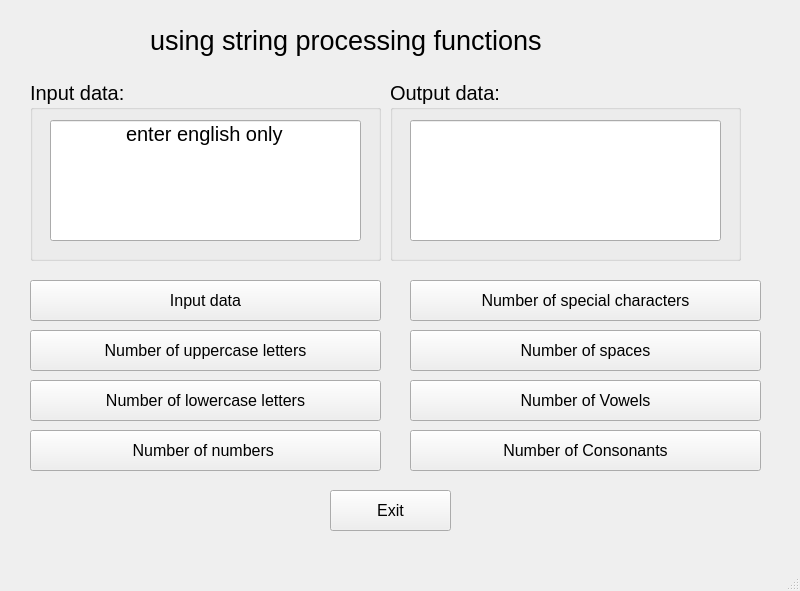
<?xml version="1.0" encoding="UTF-8"?>
<ui version="4.0">
 <class>MainWindow</class>
 <widget class="QMainWindow" name="MainWindow">
  <property name="geometry">
   <rect>
    <x>0</x>
    <y>0</y>
    <width>800</width>
    <height>591</height>
   </rect>
  </property>
  <property name="windowTitle">
   <string>MainWindow</string>
  </property>
  <widget class="QWidget" name="centralwidget">
   <widget class="QLabel" name="label">
    <property name="geometry">
     <rect>
      <x>150</x>
      <y>20</y>
      <width>491</width>
      <height>41</height>
     </rect>
    </property>
    <property name="font">
     <font>
      <pointsize>20</pointsize>
     </font>
    </property>
    <property name="text">
     <string>using string processing functions</string>
    </property>
   </widget>
   <widget class="QGroupBox" name="groupBox">
    <property name="geometry">
     <rect>
      <x>30</x>
      <y>80</y>
      <width>351</width>
      <height>181</height>
     </rect>
    </property>
    <property name="font">
     <font>
      <pointsize>15</pointsize>
     </font>
    </property>
    <property name="title">
     <string>Input data:</string>
    </property>
    <widget class="QLineEdit" name="lineEditInput">
     <property name="geometry">
      <rect>
       <x>20</x>
       <y>40</y>
       <width>311</width>
       <height>121</height>
      </rect>
     </property>
     <property name="layoutDirection">
      <enum>Qt::LeftToRight</enum>
     </property>
     <property name="text">
      <string>enter english only</string>
     </property>
     <property name="alignment">
      <set>Qt::AlignHCenter|Qt::AlignTop</set>
     </property>
    </widget>
   </widget>
   <widget class="QGroupBox" name="groupBox_2">
    <property name="geometry">
     <rect>
      <x>390</x>
      <y>80</y>
      <width>351</width>
      <height>181</height>
     </rect>
    </property>
    <property name="font">
     <font>
      <pointsize>15</pointsize>
     </font>
    </property>
    <property name="title">
     <string>Output data:</string>
    </property>
    <widget class="QLineEdit" name="lineEditOutput">
     <property name="geometry">
      <rect>
       <x>20</x>
       <y>40</y>
       <width>311</width>
       <height>121</height>
      </rect>
     </property>
     <property name="text">
      <string/>
     </property>
     <property name="alignment">
      <set>Qt::AlignHCenter|Qt::AlignTop</set>
     </property>
    </widget>
   </widget>
   <widget class="QPushButton" name="pushButtonInputData">
    <property name="geometry">
     <rect>
      <x>30</x>
      <y>280</y>
      <width>351</width>
      <height>41</height>
     </rect>
    </property>
    <property name="font">
     <font>
      <pointsize>12</pointsize>
     </font>
    </property>
    <property name="text">
     <string>Input data</string>
    </property>
   </widget>
   <widget class="QPushButton" name="pushButtonExit">
    <property name="geometry">
     <rect>
      <x>330</x>
      <y>490</y>
      <width>121</width>
      <height>41</height>
     </rect>
    </property>
    <property name="font">
     <font>
      <pointsize>12</pointsize>
     </font>
    </property>
    <property name="text">
     <string>Exit</string>
    </property>
   </widget>
   <widget class="QPushButton" name="pushButtonUppercase">
    <property name="geometry">
     <rect>
      <x>30</x>
      <y>330</y>
      <width>351</width>
      <height>41</height>
     </rect>
    </property>
    <property name="font">
     <font>
      <pointsize>12</pointsize>
     </font>
    </property>
    <property name="text">
     <string>Number of uppercase letters</string>
    </property>
   </widget>
   <widget class="QPushButton" name="pushButtonLowercase">
    <property name="geometry">
     <rect>
      <x>30</x>
      <y>380</y>
      <width>351</width>
      <height>41</height>
     </rect>
    </property>
    <property name="font">
     <font>
      <pointsize>12</pointsize>
     </font>
    </property>
    <property name="text">
     <string>Number of lowercase letters</string>
    </property>
   </widget>
   <widget class="QPushButton" name="pushButtonNumbers">
    <property name="geometry">
     <rect>
      <x>30</x>
      <y>430</y>
      <width>351</width>
      <height>41</height>
     </rect>
    </property>
    <property name="font">
     <font>
      <pointsize>12</pointsize>
     </font>
    </property>
    <property name="text">
     <string>Number of numbers </string>
    </property>
   </widget>
   <widget class="QPushButton" name="pushButtonSpecialCharacters">
    <property name="geometry">
     <rect>
      <x>410</x>
      <y>280</y>
      <width>351</width>
      <height>41</height>
     </rect>
    </property>
    <property name="font">
     <font>
      <pointsize>12</pointsize>
     </font>
    </property>
    <property name="text">
     <string>Number of special characters</string>
    </property>
   </widget>
   <widget class="QPushButton" name="pushButtonSpaces">
    <property name="geometry">
     <rect>
      <x>410</x>
      <y>330</y>
      <width>351</width>
      <height>41</height>
     </rect>
    </property>
    <property name="font">
     <font>
      <pointsize>12</pointsize>
     </font>
    </property>
    <property name="text">
     <string>Number of spaces</string>
    </property>
   </widget>
   <widget class="QPushButton" name="pushButtonVowels">
    <property name="geometry">
     <rect>
      <x>410</x>
      <y>380</y>
      <width>351</width>
      <height>41</height>
     </rect>
    </property>
    <property name="font">
     <font>
      <pointsize>12</pointsize>
     </font>
    </property>
    <property name="text">
     <string>Number of Vowels</string>
    </property>
   </widget>
   <widget class="QPushButton" name="pushButtonConsonants">
    <property name="geometry">
     <rect>
      <x>410</x>
      <y>430</y>
      <width>351</width>
      <height>41</height>
     </rect>
    </property>
    <property name="font">
     <font>
      <pointsize>12</pointsize>
     </font>
    </property>
    <property name="text">
     <string>Number of Consonants</string>
    </property>
   </widget>
  </widget>
  <widget class="QMenuBar" name="menubar">
   <property name="geometry">
    <rect>
     <x>0</x>
     <y>0</y>
     <width>800</width>
     <height>26</height>
    </rect>
   </property>
  </widget>
  <widget class="QStatusBar" name="statusbar"/>
 </widget>
 <resources/>
 <connections>
  <connection>
   <sender>pushButtonExit</sender>
   <signal>clicked()</signal>
   <receiver>MainWindow</receiver>
   <slot>close()</slot>
   <hints>
    <hint type="sourcelabel">
     <x>390</x>
     <y>536</y>
    </hint>
    <hint type="destinationlabel">
     <x>399</x>
     <y>295</y>
    </hint>
   </hints>
  </connection>
  <connection>
   <sender>pushButtonInputData</sender>
   <signal>clicked()</signal>
   <receiver>lineEditInput</receiver>
   <slot>clear()</slot>
   <hints>
    <hint type="sourcelabel">
     <x>205</x>
     <y>326</y>
    </hint>
    <hint type="destinationlabel">
     <x>205</x>
     <y>206</y>
    </hint>
   </hints>
  </connection>
  <connection>
   <sender>pushButtonInputData</sender>
   <signal>clicked()</signal>
   <receiver>lineEditInput</receiver>
   <slot>setFocus()</slot>
   <hints>
    <hint type="sourcelabel">
     <x>205</x>
     <y>326</y>
    </hint>
    <hint type="destinationlabel">
     <x>205</x>
     <y>206</y>
    </hint>
   </hints>
  </connection>
  <connection>
   <sender>pushButtonInputData</sender>
   <signal>clicked()</signal>
   <receiver>lineEditOutput</receiver>
   <slot>clear()</slot>
   <hints>
    <hint type="sourcelabel">
     <x>205</x>
     <y>326</y>
    </hint>
    <hint type="destinationlabel">
     <x>565</x>
     <y>206</y>
    </hint>
   </hints>
  </connection>
 </connections>
</ui>
